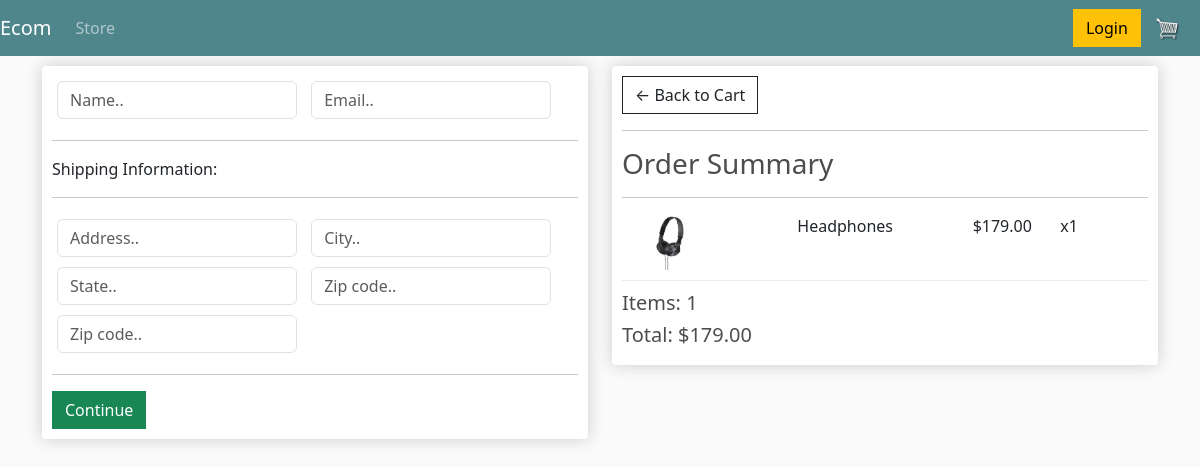
Screenshot of /checkout/ (signed in) with the database file from the repository.
### store/models.py (models this page shows, shortened)
class OrderItem(models.Model):
    product = models.ForeignKey("Product", on_delete=models.SET_NULL, blank=True, null=True)
    order = models.ForeignKey("Order", on_delete=models.SET_NULL, blank=True, null=True)
    quantity = models.IntegerField(default=0, null=True, blank=True)
    date_added = models.DateTimeField(auto_now_add=True)
    @property
    def totalPrice(self):
        price = self.product.price * self.quantity
        return price

class Product (models.Model):
    name = models.CharField(max_length=200, null=True)
    price = models.FloatField()
    digital = models.BooleanField(default=False, null=True, blank=False)
    image = models.ImageField(null=True)
    @property
    def imageURL(self):
        try:
            url = self.image.url
        except:
            url = ""
        return url

class Order (models.Model):
    customer = models.ForeignKey("Customer", on_delete=models.SET_NULL, blank=True, null=True)
    date_order = models.DateTimeField(auto_now_add=True)
    complete = models.BooleanField(default=False, null=True, blank=False)
    transaction_id = models.IntegerField(null=True)
    @property
    def get_cart_total (self):
        orderitems = self.orderitem_set.all()
        total = sum([item.totalPrice for item in orderitems])
        return total
    @property
    def get_cart_items (self):
        orderitems = self.orderitem_set.all()
        total = sum([item.quantity for item in orderitems])
        return total

### store/views.py (the view)
# urls.py: path('checkout/', views.checkout, name="checkout"),
def checkout(request):
    if request.user.is_authenticated:
        customer = request.user.customer
        order, created = Order.objects.get_or_create(customer=customer, complete=False)
        items = order.orderitem_set.all()
    else:
        items = []
        order = {'get_cart_total' : 0, 'get_cart_items' : 0}
    context = {'items':items, 'order':order}
    return render(request, 'store/checkout.html', context)

### store/templates/store/checkout.html (shortened to what this page needs)
{% extends 'store/main.html' %}
{% load static %}
{% block content %}
<div class="row">
    <div class="col-lg-6">
        <div class="box-element" id="form-wrapper">
            <form id="form">
                <div id="user-info">
                    <div class="form-field">
                        <input required class="form-control" type="text" name="name" placeholder="Name..">
                    </div>
                    <div class="form-field">
                        <input required class="form-control" type="email" name="email" placeholder="Email..">
                    </div>
                </div>
                <div id="shipping-info">
                    <hr>
                    <p>Shipping Information:</p>
                    <hr>
                    <div class="form-field">
                        <input class="form-control" type="text" name="address" placeholder="Address..">
                    </div>
                    <div class="form-field">
                        <input class="form-control" type="text" name="city" placeholder="City..">
                    </div>
                    <div class="form-field">
                        <input class="form-control" type="text" name="state" placeholder="State..">
                    </div>
                    <div class="form-field">
                        <input class="form-control" type="text" name="zipcode" placeholder="Zip code..">
                    </div>
                    <div class="form-field">
                        <input class="form-control" type="text" name="country" placeholder="Zip code..">
                    </div>
                </div>
                <hr>
                <input id="form-button" class="btn btn-success btn-block" type="submit" value="Continue">
            </form>
        </div>
        <br>
    </div>
    <div class="col-lg-6">
        <div class="box-element">
            <a class="btn btn-outline-dark" href="{% url 'cart' %}">&#x2190; Back to Cart</a>
            <hr>
            <h3>Order Summary</h3>
            <hr>
            {% for item in items %}
            <div class="cart-row">
                <div style="flex:2"><img class="row-image" src="{{item.product.imageURL}}"></div>
                <div style="flex:2">
                    <p>{{item.product.name}}</p>
                </div>
                <div style="flex:1">
                    <p>${{item.product.price|floatformat:2}}</p>
                </div>
                <div style="flex:1">
                    <p>x{{item.quantity}}</p>
                </div>
            </div>
            {% endfor %}
            <h5>Items: {{order.get_cart_items}}</h5>
            <h5>Total: ${{order.get_cart_total|floatformat:2}}</h5>
        </div>
    </div>
</div>
{% endblock content %}

### static/css/main.css (style rules this page uses)
body { background-color: hsl(0, 0%, 98%); }
h1, h2, h3, h4, h5, h6 { color: hsl(0, 0%, 30%); }
.box-element { box-shadow: hsl(0, 0%, 80%) 0 0 16px; background-color: #fff; border-radius: 4px; padding: 10px; }
.col-lg-4, .col-lg-6, .col-lg-8, .col-lg-12 { margin-top: 10px; }
.btn { border-radius: 0; }
.row-image { width: 100px; }
.form-field { width: 250px; display: inline-block; padding: 5px; }
.cart-row { display: flex; align-items: flex-stretch; padding-bottom: 10px; margin-bottom: 10px; border-bottom: 1px solid #ececec; }

### rows the page displays
OrderItem: product.imageURL (picture), product.name "Headphones", product.price "179.00", quantity "1"
Order: get_cart_items "1", get_cart_total "179.00"
